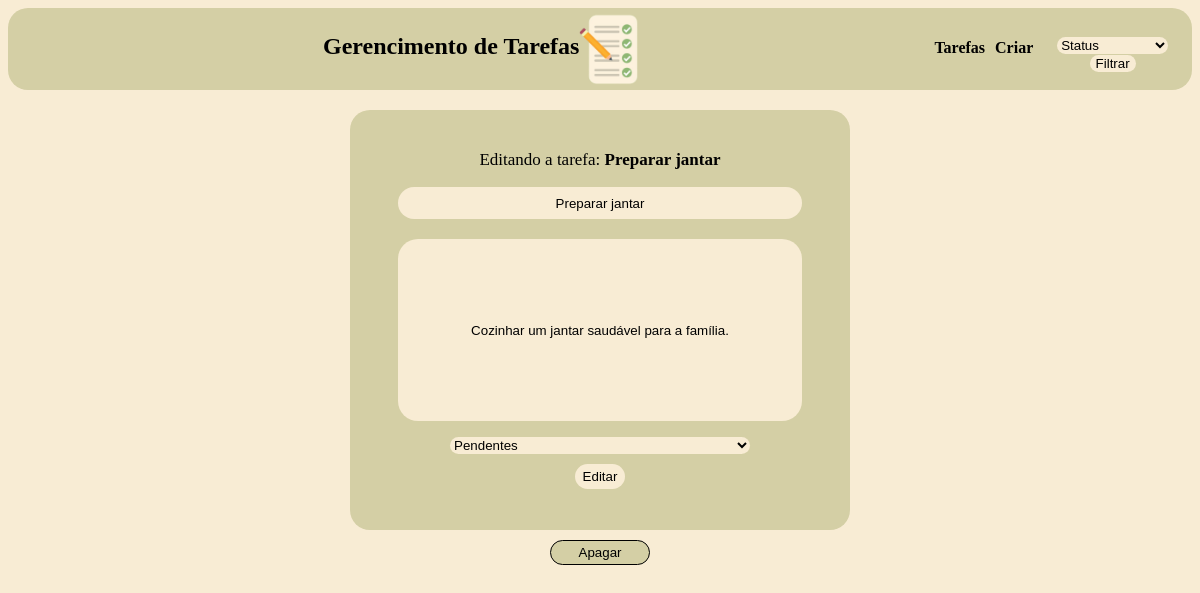
The page /edit_tarefas.php?id=7 on the database its author committed.
### tables this page shows
CREATE TABLE `tarefas` (
  `id` int(11) NOT NULL,
  `task_name` varchar(250) NOT NULL,
  `description` text DEFAULT NULL,
  `status` set('Pendentes','Em andamento','Concluidas') DEFAULT 'Pendentes',
  `created_at` datetime DEFAULT NULL
);

### edit_tarefas.php (the view, shortened to what this page needs)
<?php
include_once("conexao.php");
$id = filter_input(INPUT_GET, 'id', FILTER_SANITIZE_NUMBER_INT);
$result_tarefas = "SELECT * FROM tarefas WHERE id = '$id'";
$resultado_tarefas = mysqli_query($conn, $result_tarefas);
$row_tarefas = mysqli_fetch_assoc($resultado_tarefas);
?>
<!DOCTYPE html>
<html lang="pt-br">
<head>
</head>
<body>
<header>
        <div id="logo">
            <h2>Gerencimento de Tarefas</h2>
            <img src="tarefas2.png" alt="">
        </div>
        <div id="botoes">
            <tr>
                <th><a href="tarefas.php">
                        <h4>Tarefas</h4>
                    </a></th>
                <th><a href="index.php">
                        <h4>Criar</h4>
                    </a></th>
                <form action="filtro_tarefas.php" method="GET" id="form1">
                    <select name="status" required>
                        <option value="">Status</option>
                    </select>
                    <input type="submit" value="Filtrar" id="bot1">
                </form>
            </tr>
        </div>
    </header>
    <form action="proc_edit_tarefas.php" method="post" id="tarefa">
        <p>Editando a tarefa: <b><?php echo $row_tarefas['task_name'];?></b> </p>
        <input type="text" name="nome" id="nome" required value="<?php echo $row_tarefas['task_name'];?>" > <br>
        <input type="text" name="descricao" id="descricao" value="<?php echo $row_tarefas['description'];?>"> <br>
        <select type="text" name="status" id="select2" value="<?php echo $row_tarefas['status'];?>">
        <option>Pendentes</option>
        </select> <br>
        <input type="submit" value="Editar" id="but2">
    </form>
    <form action="apagar_tarefas.php" method="post">
        <input type="submit" value="Apagar" id="but3">
    </form>
</body>
</html>

### edit_tarefas.php (style rules this page uses)
body { background-color: #f8ecd4; text-align: center; }
header { background-color: #d4cfa5; display: flex; justify-content: center; padding: 5px; margin-bottom: 20px; border-radius: 20px; }
img { width: 60px; }
#botoes { display: flex; justify-content: right; text-align: center; color: black; }
#logo { display: flex; width: 80%; justify-content: center; padding-left: 20px; }
a { padding: 5px; text-decoration: none; color: black; }
#form1 { padding-top: 23px; }
select { border: 0; border-radius: 10px; text-decoration: none; background-color: #f8ecd4; }
#bot1 { border: 0; border-radius: 10px; background-color: #f8ecd4; }
#tarefa { padding-top: 20px; margin: auto; text-align: center; background-color: #d4cfa5; width: 500px; height: 400px; border-radius: 20px; }
#nome { text-align: center; height: 30px; width: 400px; border-radius: 20px; border: 0; background-color: #f8ecd4; margin-bottom: 20px; }
#descricao { text-align: center; height: 180px; width: 400px; border-radius: 20px; border: 0; background-color: #f8ecd4; margin-bottom: 15px; }
#select2 { width: 300px; }
#but2 { margin-top: 10px; width: 50px; border: 0; border-radius: 20px; height: 25px; background-color: #f8ecd4; }
p { font-size: 17px; margin-top: 20px; }
#but3 { margin-top: 10px; width: 100px; border: 1px solid; border-radius: 20px; height: 25px; background-color: #d4cfa5; }

### rows shown on the page
tarefas: task_name "Preparar jantar", nome "Preparar jantar", descricao "Cozinhar um jantar saudável para a família.", status "Pendentes"
